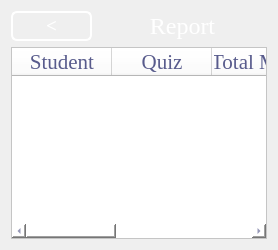
      <widget class="QWidget" name="page_9">
       <layout class="QGridLayout" name="gridLayout_11">
        <item row="0" column="1" colspan="2">
         <widget class="QLabel" name="label_26">
          <property name="sizePolicy">
           <sizepolicy hsizetype="Expanding" vsizetype="Preferred">
            <horstretch>0</horstretch>
            <verstretch>0</verstretch>
           </sizepolicy>
          </property>
          <property name="font">
           <font>
            <family>Times New Roman</family>
            <pointsize>18</pointsize>
           </font>
          </property>
          <property name="styleSheet">
           <string notr="true">color: rgb(255, 255, 255);</string>
          </property>
          <property name="text">
           <string>Report</string>
          </property>
          <property name="alignment">
           <set>Qt::AlignCenter</set>
          </property>
         </widget>
        </item>
        <item row="0" column="0">
         <widget class="QPushButton" name="pushButton_15">
          <property name="sizePolicy">
           <sizepolicy hsizetype="Fixed" vsizetype="Fixed">
            <horstretch>0</horstretch>
            <verstretch>0</verstretch>
           </sizepolicy>
          </property>
          <property name="minimumSize">
           <size>
            <width>30</width>
            <height>30</height>
           </size>
          </property>
          <property name="maximumSize">
           <size>
            <width>114</width>
            <height>30</height>
           </size>
          </property>
          <property name="font">
           <font>
            <family>Times New Roman</family>
            <pointsize>14</pointsize>
            <weight>75</weight>
            <bold>true</bold>
           </font>
          </property>
          <property name="styleSheet">
           <string notr="true">QPushButton{
background:none;
 border:2px solid #ffffff;
 border-radius:6px;
 color:#ffffff;
 padding-top:3px;
 padding-bottom:3px;
max-width:110px;
}
     QPushButton:hover{
	color: rgb(255, 255, 255);
	border-color: rgb(195, 206, 224);
}</string>
          </property>
          <property name="text">
           <string>&lt;</string>
          </property>
         </widget>
        </item>
        <item row="2" column="0" colspan="3">
         <widget class="QTableWidget" name="tableWidget">
          <property name="font">
           <font>
            <family>Times New Roman</family>
            <pointsize>16</pointsize>
           </font>
          </property>
          <property name="styleSheet">
           <string notr="true">background-color: rgb(255, 255, 255);
color: rgb(88, 91, 140);</string>
          </property>
          <column>
           <property name="text">
            <string>Student</string>
           </property>
          </column>
          <column>
           <property name="text">
            <string>Quiz</string>
           </property>
          </column>
          <column>
           <property name="text">
            <string>Total Marks</string>
           </property>
          </column>
          <column>
           <property name="text">
            <string>Obtained Marks</string>
           </property>
          </column>
          <column>
           <property name="text">
            <string>Date</string>
           </property>
          </column>
         </widget>
        </item>
       </layout>
      </widget>
